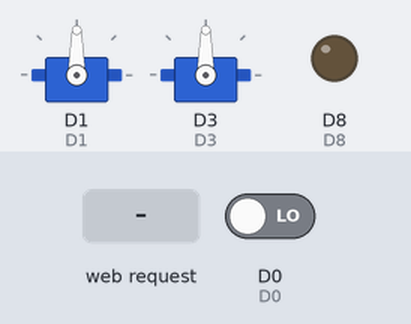
Recording of a sketch running on a simulated ESP8266 (NodeMCU). On the bench: 2 × servo, output pins drawn as LEDs (lit = HIGH). The inputs (shaded band) are chosen by the test bench; at power-on: D0 LOW. WiFi joins after 1.5 s; servers stay silent unless stated; uploads are accepted with an empty reply; pins used as bus, display or sensor lines are not drawn; what the sketch prints to the serial monitor is not drawn.

Above: at 4.4 s.
4.5 s: HTTP request GET /MoveTo received
At 4.96 s:
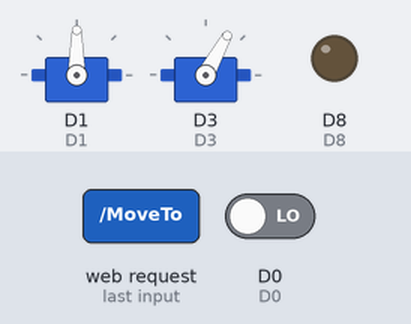
At 7.4 s:
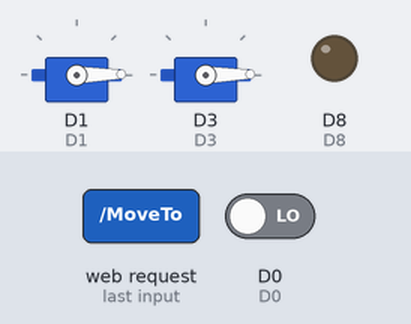
7.5 s: HTTP request GET /Fire received
At 8.5 s:
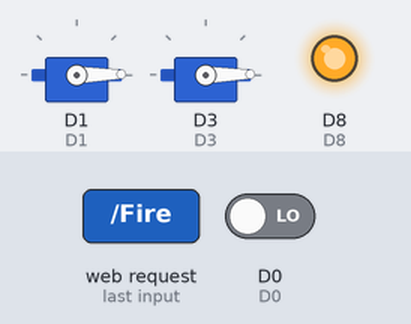
Timing chart, 0 to 10.5 s (numbered marks = the images above; inputs shaded):
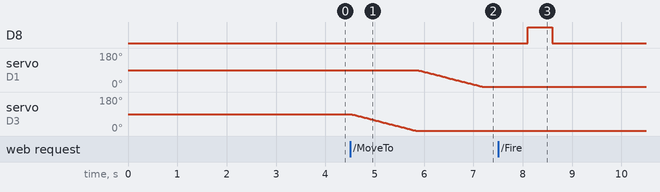

Measured:
- after the input at 4.5 s, servo on D1: moves from 90° to 1° over 1.3 s, starting after 1.4 s; servo on D3: moves from 90° to 1° over 1.3 s, starting at once
- after the input at 7.5 s, D8: LOW → HIGH after 0.60 s, → LOW 0.50 s later

The sketch:

StamatNodeMCU2.ino
```cpp
#include <ESP8266WiFi.h>
#include <WiFiClient.h>
#include <ESP8266WebServer.h>
#include <ESP8266HTTPClient.h>
#include <Servo.h>

/* ############# < PIN MAP > ################# */
#define D3 0  // pitch servo pin
#define D1 5  // yaw servo pin
#define D6 12 // charge caps pin
#define D8 15 // discharge caps (fire) pin
#define D0 16 // cup sensor input pin

/* ############# < WIFI SETUP > ############## */
const char *ssid = "BeerPongNetwork"; // WiFi name
const char *password = "beerpong#"; // WiFi password
//const char getRequest[] PROGMEM = "192.168.137.1/Beerpong/public/hit?id=%ld&pulse=%s"; // hit notification request

/* ######## < SERVO STARTUP DEG > ############ */
int curPitch = 90;
int curYaw = 90;

/* ######## < LIBRARY OBJECTS > ############ */
Servo yawServo;
Servo pitchServo;
ESP8266WebServer server(80);


// On Startup
void setup()
{
  SetupSerial();
  WiFiConnect();
  ConfigureServer();
  ConnectWithStamat();
  Serial.println("Ready!");
}

// Main Loop
void loop()
{
  if (WiFi.status() == WL_CONNECTED) { //Check WiFi connection status
    server.handleClient();
  } else {
    Serial.println("wifi connection error");
	  //WiFiConnect();
  }
}

// Set up serial communication
void SetupSerial()
{
  delay(1000);
  Serial.begin(115200);
  Serial.println();
}

// Connect to given(ssid, password) wifi network
void WiFiConnect()
{
  WiFi.begin(ssid, password);
  while (WiFi.status() != WL_CONNECTED) {
    delay(1000);
	Serial.println("Connecting to WiFi..");
  }
  Serial.println("WiFi connected");
  Serial.print("Robot IP address is: ");
  Serial.println(WiFi.localIP());
  HTTPClient http;
  String setIpRequest = "http://192.168.137.1/robot_ip_set.php?ip=" + WiFi.localIP().toString();
  http.begin(setIpRequest);
  int httpCode = http.GET();
  if(httpCode > 0) {
    // HTTP header has been send and Server response header has been handled
    Serial.printf("[HTTP] GET... code: %d\n", httpCode);
        // file found at server
        if(httpCode == HTTP_CODE_OK) {
            String payload = http.getString();
            Serial.println(payload);
        }
    } else {
        Serial.printf("[HTTP] GET... failed, error: %s\n", http.errorToString(httpCode).c_str());
    }

    http.end();
}

// Set up http server with root, /MoveTo and /Fire handlers
void ConfigureServer()
{
  server.on("/", handleRoot);
  server.on("/MoveTo", handleMoveTo); // Set up Get Request with specific args at http://192.168.4.1/MoveTo?pitch=13&yaw=196
  server.on("/Fire", handleFire);     // Set up Get Request with specific args at http://192.168.4.1/Charge?power=1000
  server.begin();
  Serial.println("HTTP server started");
}

// Attach servos and set up pins for Coilgun
void ConnectWithStamat()
{
  yawServo.attach(D1);
  pitchServo.attach(D3);
  Serial.println("Servos attached");
  pinMode(D6, OUTPUT);
  pinMode(D8, OUTPUT);
  digitalWrite(D6, LOW);
  digitalWrite(D8, LOW);
  delay(50);
  Serial.println("Shooting Mechanism attached");
  pinMode(D0, INPUT);
  Serial.println("Cup Sensors attached");
}

// Charges the capacitors for given ms
void Charge(int ms)
{
  digitalWrite(D8, LOW);
  delay(50);
  digitalWrite(D6, HIGH);
  delay(ms);
  digitalWrite(D6, LOW);
  delay(500);
}

// Discharges capacitors in the coil
void Fire()
{
  digitalWrite(D6, LOW);
  delay(50);
  digitalWrite(D8, HIGH);
  delay(500);
  digitalWrite(D8, LOW);
  delay(50);
  Serial.println("Fired a shot!");
}

bool ListenForHit(){
  Serial.println("Listening for hit...");
  int sensorPulse = pulseIn(D0, HIGH, 5000000);
  if(sensorPulse != 0){
    Serial.println("Hit detected.");
    return true;
  }else{
    Serial.println("No hit detected.");
    return false;
  }
}

// Slowly moves Pitch servo to given degrees argument
void PitchTo(int deg)
{
    if(curPitch < deg)
    {
      for(int y = curPitch; y < deg; y++)
      {
        pitchServo.write(y);
        delay(15);
      }
    }
    else if(curPitch > deg)
    {
      for(int y = curPitch; y > deg; y--)
      {
        pitchServo.write(y);
        delay(15);
      }
    }
    curPitch = deg;
}

// Slowly moves Yaw servo to given degrees argument.
void YawTo(int deg)
{
    if(curYaw < deg)
    {
      for(int x = curYaw; x < deg; x++)
      {
        yawServo.write(x);
        delay(15);
      }
    }
    else if(curYaw > deg)
    {
      for(int x = curYaw; x > deg; x--)
      {
        yawServo.write(x);
        delay(15);
      }
    }
    curYaw = deg;
}

// Handles requests to http://192.168.4.1/
void handleRoot() {
  server.send(200, "text/html", "<h1>You are connected to stamat</h1>");
}

// Handles request to http://192.168.4.1/MoveTo
// with arguments ?pitch=xx&yaw=xx
void handleMoveTo()
{
  int recievedPitch = curPitch;
  int recievedYaw = curYaw;
  recievedPitch = server.arg("pitch").toInt();
  recievedYaw = server.arg("yaw").toInt();
  PitchTo(recievedPitch);
  YawTo(recievedYaw);
  String out ="";
  out += curPitch;
  out +=',';
  out += curYaw;
  server.send(200, "text/plain", out);
}

// Handles request to http://192.168.4.1/Fire
// with argument ?power=xx
// response body is 1 if hit, 0 if miss
void handleFire()
{
  int power = 0;
  power = server.arg("power").toInt();
  Charge(power);
  Fire();
  String out = "";
  if(ListenForHit()) out += "1";
  else out += "0";
  server.send(200, "text/plain", out);
}
```
